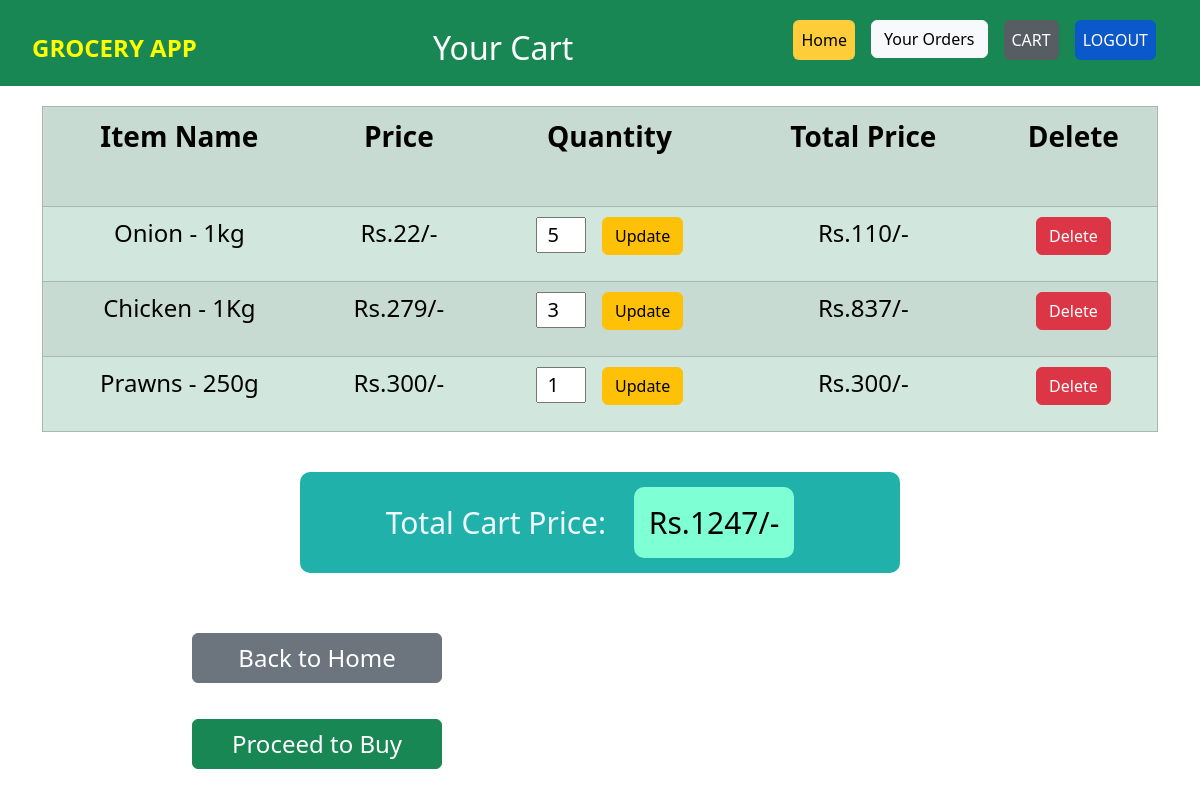
The app's page /cart/5 (signed in) with its own data.
### main.py (models this page shows)
class Cart(db.Model):
    __tablename__='cart'
    id = db.Column(db.Integer, primary_key=True, autoincrement=True, unique=True)
    user_id = db.Column(db.Integer, db.ForeignKey("user.id"), nullable=False)
    item_name = db.Column(db.String, db.ForeignKey("items.item_name"), primary_key=True, nullable=False)
    price = db.Column(db.Integer, db.ForeignKey("items.price"), nullable=False)
    quantity = db.Column(db.Integer, nullable=False)
    total_price = db.Column(db.Integer, nullable=False)

### main.py (the view)
@app.route('/cart/<int:userid>')
@login_required
def cart(userid):
    cart_items = Cart.query.filter_by(user_id=userid).all()
    total_cart_price = sum(item.total_price for item in cart_items)
    return render_template('cart.html', userid=userid, cart_items=cart_items, total_cart_price=total_cart_price)

### main.py (called while the page is built)
@login_manager.user_loader
def load_user(user_id):
    return User.query.get(int(user_id))

### templates/cart.html (shortened to what this page needs)
<!DOCTYPE html>
<html>
<head>
    <link href="https://cdn.jsdelivr.net/npm/bootstrap@5.3.1/dist/css/bootstrap.min.css" rel="stylesheet">
    <link rel="stylesheet" href="../static/style.css">
</head>
<body>
    <nav class="navbar navbar-expand-lg navbar-dark bg-success" style="padding: 20px 0px 10px;">
        <div class="container-fluid">
            <a class="navbar-brand" href="#" style="font-size: 24px; color:yellow; padding-left: 20px;"><b>GROCERY APP</b></a>
            <div class="collapse navbar-collapse" id="navbarNav">
                <h2 class="d-flex mx-auto my-2 my-lg-0" align="center" style="color: white;">Your Cart</h2>
                <ul class="navbar-nav ml-auto">
                    <li class="nav-item">
                        <a class="btn btn-warning nav-link active" href="{{ url_for('home', userid=userid) }}" style="color: black;">Home</a>
                    </li>
                    <li class="nav-item">
                        <a class="nav-link" href="#"></a>
                    </li>
                    <li class="nav-item">
                        <a href="{{ url_for('orders', userid=userid) }}" class="btn btn-light">Your Orders</a>
                    </li>
                    <li class="nav-item">
                        <a class="nav-link" href="#"></a>
                    </li>
                    <li class="nav-item">
                        <a class="btn btn-secondary nav-link active" href="/cart/{{ userid }}" style="color: white;">CART </a>
                    </li>
                    <li class="nav-item">
                        <a class="nav-link" href="#"></a>
                    </li>
                    <li class="nav-item">
                      <a class="btn btn-primary mb-3 nav-link active" aria-current="page" href="/logout">LOGOUT</a>
                    </li>
                    <li class="nav-item">
                        <a class="nav-link" href="#"></a>
                    </li>
                    <li class="nav-item">
                        <a class="nav-link" href="#"></a>
                    </li>
                </ul>
            </div>
        </div>
    </nav>
    <div class="cart-data">
        <div class="container">
            <table border="1" class="add_to_cart table table-success table-striped">
                <tr align="center" style="height: 100px; font-size: 28px;">
                    <th>Item Name</th>
                    <th>Price</th>
                    <th>Quantity</th>
                    <th>Total Price</th>
                    <th>Delete</th>
                </tr>
                {% for item in cart_items %}
                <tr align="center" style="height: 75px; font-size: 24px;">
                    <td>{{ item.item_name }}</td>
                    <td>Rs.{{ item.price }}/-</td>
                    <td>
                        <form method="POST" action="{{ url_for('update_cart_quantity', userid=userid) }}">
                            <div class="quantity-input">
                                <input type="number" class="quantity-field" name="new_quantity" value="{{ item.quantity }}">
                                <button type="submit" class="btn btn-warning" name="update" style="margin-left: 10px;">Update</button>
                            </div>
                        </form>
                    </td>
                    <td>Rs.{{ item.total_price }}/-</td>
                    <td>
                        <form method="POST" action="{{ url_for('delete_cart_item', userid=userid) }}">
                            <div class="col-auto">
                                <button type="submit" class="btn btn-danger">Delete</button>
                            </div>
                        </form>
                    </td>
                </tr>
                {% endfor %}
            </table>
        </div>
    </div>
    <div class="total_cart">
        <div class="container">
            <p>Total Cart Price: <span>Rs.{{ total_cart_price }}/-</span></p>
        </div>
    </div>
    <div class="actions">
        <div class="container">
            <div class="row">
                <div class="col">
                    <a href="{{ url_for('home', userid=userid) }}" class="back btn btn-secondary mb-3" style="text-decoration: none;">Back to Home</a>
                </div>
                <div class="col">
                    <form method="POST" action="{{ url_for('proceed_to_buy', userid=userid) }}">
                        <button type="submit" class="next btn btn-success mb-3">Proceed to Buy</button>
                    </form>
                </div>
            </div>
        </div>
    </div>
</body>
</html>

### static/style.css (style rules this page uses)
.add_to_cart { text-align: center; align-items: center; justify-content: center; }
.cart-data .container { padding-top: 20px; }
.quantity-field { width: 50px; text-align: center; font-size: 20px; }
.total_cart .container { margin-top: 40px; margin-bottom: 40px; border-radius: 10px; padding: 20px 20px; width: 600px; background-color: lightseagreen; }
.total_cart .container p { color: aliceblue; font-size: 30px; text-align: center; margin: 8px; }
.total_cart .container span { background-color: aquamarine; padding: 15px; color: black; border-radius: 10px; margin: 20px; }
.actions .container .row .col a { font-size: 24px; margin: 20px 150px; display: flex; justify-content: center; align-items: center; width: 250px; }
.actions .container .row .col button { font-size: 24px; margin: 20px 150px; display: flex; justify-content: center; align-items: center; width: 250px; }

### records on screen
Cart: item_name "Onion - 1kg", price "22", new_quantity "5", total_price "110"
Cart: item_name "Chicken - 1Kg", price "279", new_quantity "3", total_price "837"
Cart: item_name "Prawns - 250g", price "300", new_quantity "1", total_price "300"

### other values on screen
{{ total_cart_price }} "1247"
